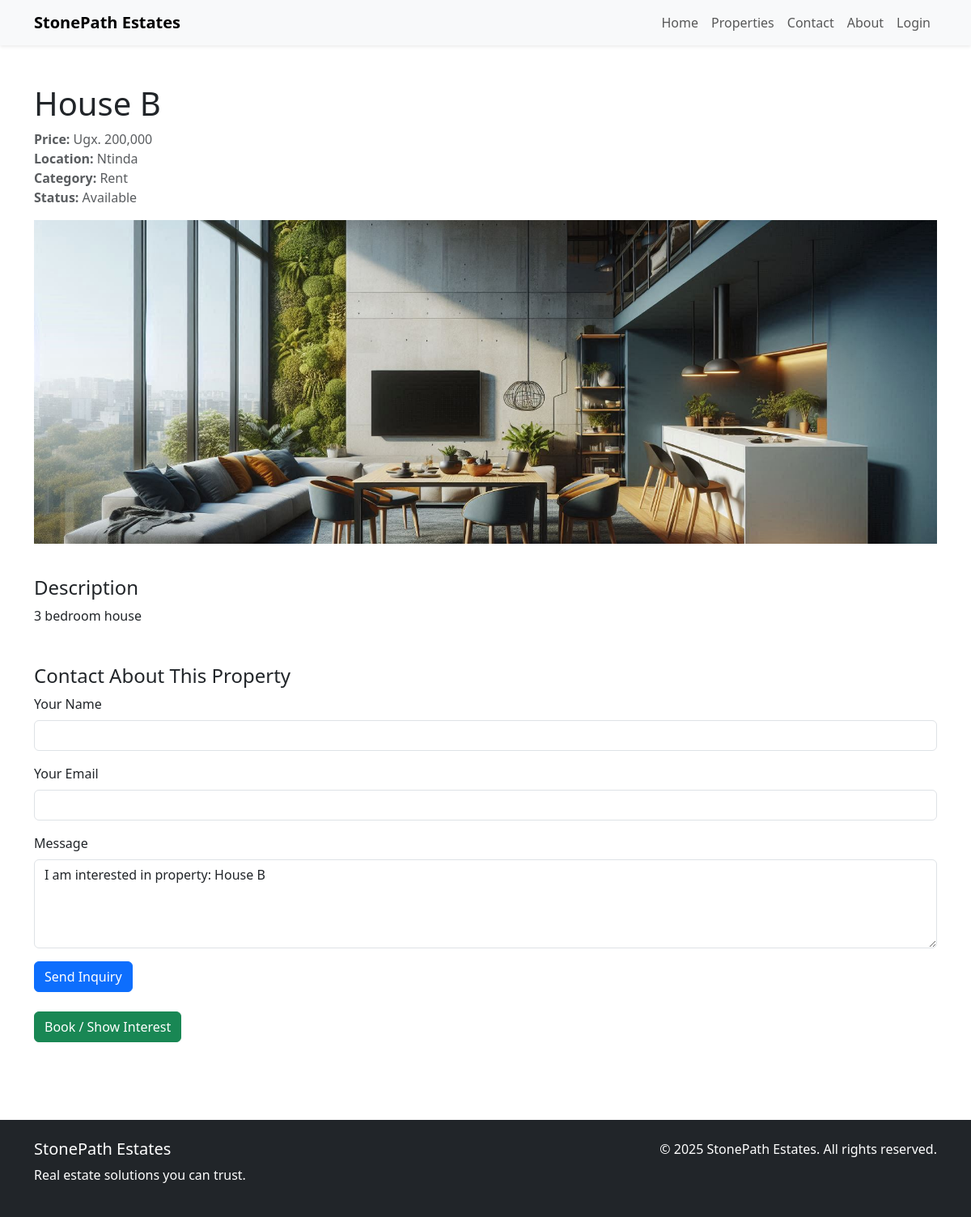
Page /property_details.php?id=4 on the earlier database version.
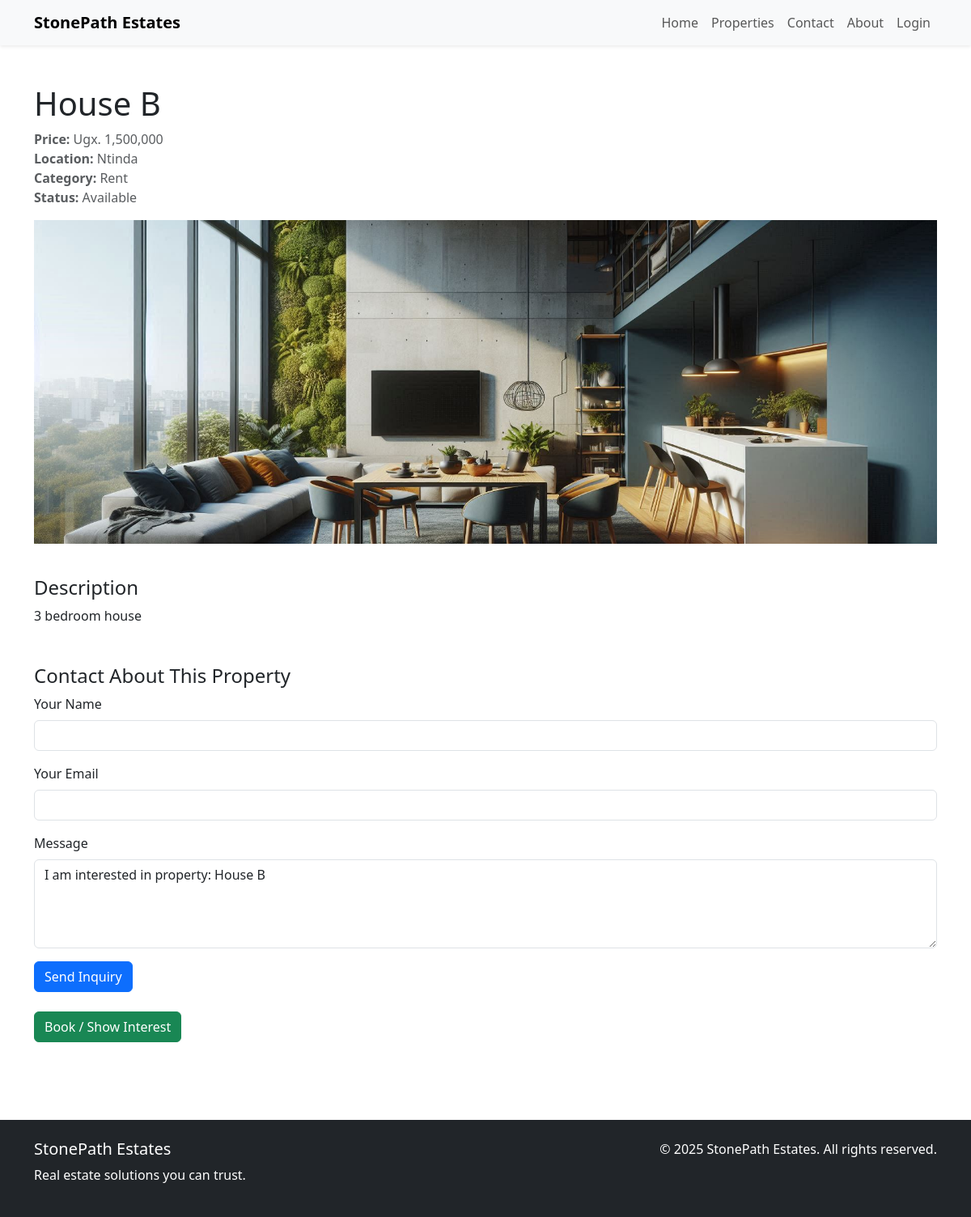
Same page on the later database version.
### tables this page shows
CREATE TABLE `properties` (
  `id` int(11) NOT NULL,
  `title` varchar(255) NOT NULL,
  `description` text DEFAULT NULL,
  `category` varchar(50) NOT NULL,
  `preview_image` varchar(255) DEFAULT NULL,
  `price` decimal(12,2) NOT NULL,
  `location` varchar(255) NOT NULL,
  `latitude` double DEFAULT NULL,
  `longitude` double DEFAULT NULL,
  `status` enum('available','rented','sold') DEFAULT 'available',
  `image` varchar(255) DEFAULT NULL,
  `created_at` timestamp NOT NULL DEFAULT current_timestamp()
);

### property_details.php (the view, shortened to what this page needs)
<?php
require_once 'includes/connect.php';
$property_id = (int)$_GET['id'];
$stmt = $pdo->prepare("SELECT * FROM properties WHERE id = ?");
$stmt->execute([$property_id]);
$property = $stmt->fetch(PDO::FETCH_ASSOC);
$images = [];
if (!empty($property['images'])) {
    $images = explode(',', $property['images']);
} elseif (!empty($property['preview_image'])) {
    $images[] = $property['preview_image'];
}
?>
<!DOCTYPE html>
<html lang="en">
<head>
    <link href="https://cdn.jsdelivr.net/npm/bootstrap@5.3.0/dist/css/bootstrap.min.css" rel="stylesheet" />
</head>
<body>
<?php include 'includes/header.php'; ?>
<div class="container py-5">
    <h1><?= htmlspecialchars($property['title']) ?></h1>
    <p class="text-muted">
        <strong>Price:</strong> Ugx. <?= number_format($property['price']) ?><br>
        <strong>Location:</strong> <?= htmlspecialchars($property['location']) ?><br>
        <strong>Category:</strong> <?= htmlspecialchars(ucfirst($property['category'])) ?><br>
        <strong>Status:</strong> <?= htmlspecialchars(ucfirst($property['status'])) ?>
    </p>
    <div>
        <?php if (count($images) > 0): ?>
            <img id="mainImage" src="admin/includes/properties/<?= htmlspecialchars(trim($images[0])) ?>" alt="Property Image" class="property-image mb-3" />
        <?php else: ?>
            <p>No images available.</p>
        <?php endif; ?>
    </div>
    <div class="mt-4">
        <h4>Description</h4>
        <p><?= nl2br(htmlspecialchars($property['description'])) ?></p>
    </div>
    <div class="mt-5">
        <h4>Contact About This Property</h4>
        <form action="send_inquiry.php" method="POST">
            <div class="mb-3">
                <label for="name" class="form-label">Your Name</label>
                <input required type="text" id="name" name="name" class="form-control" />
            </div>
            <div class="mb-3">
                <label for="email" class="form-label">Your Email</label>
                <input required type="email" id="email" name="email" class="form-control" />
            </div>
            <div class="mb-3">
                <label for="message" class="form-label">Message</label>
                <textarea required id="message" name="message" class="form-control" rows="4">I am interested in property: <?= htmlspecialchars($property['title']) ?></textarea>
            </div>
            <button type="submit" class="btn btn-primary">Send Inquiry</button>
        </form>
    </div>
    <div class="mt-4">
        <button class="btn btn-success" onclick="alert('Thank you for your interest! We will contact you shortly.')">
            Book / Show Interest
        </button>
    </div>
</div>
<?php include 'includes/footer.php'; ?>
</body>
</html>

Differences in the rows shown:
changed properties "House B": price "200,000" → "1,500,000"
